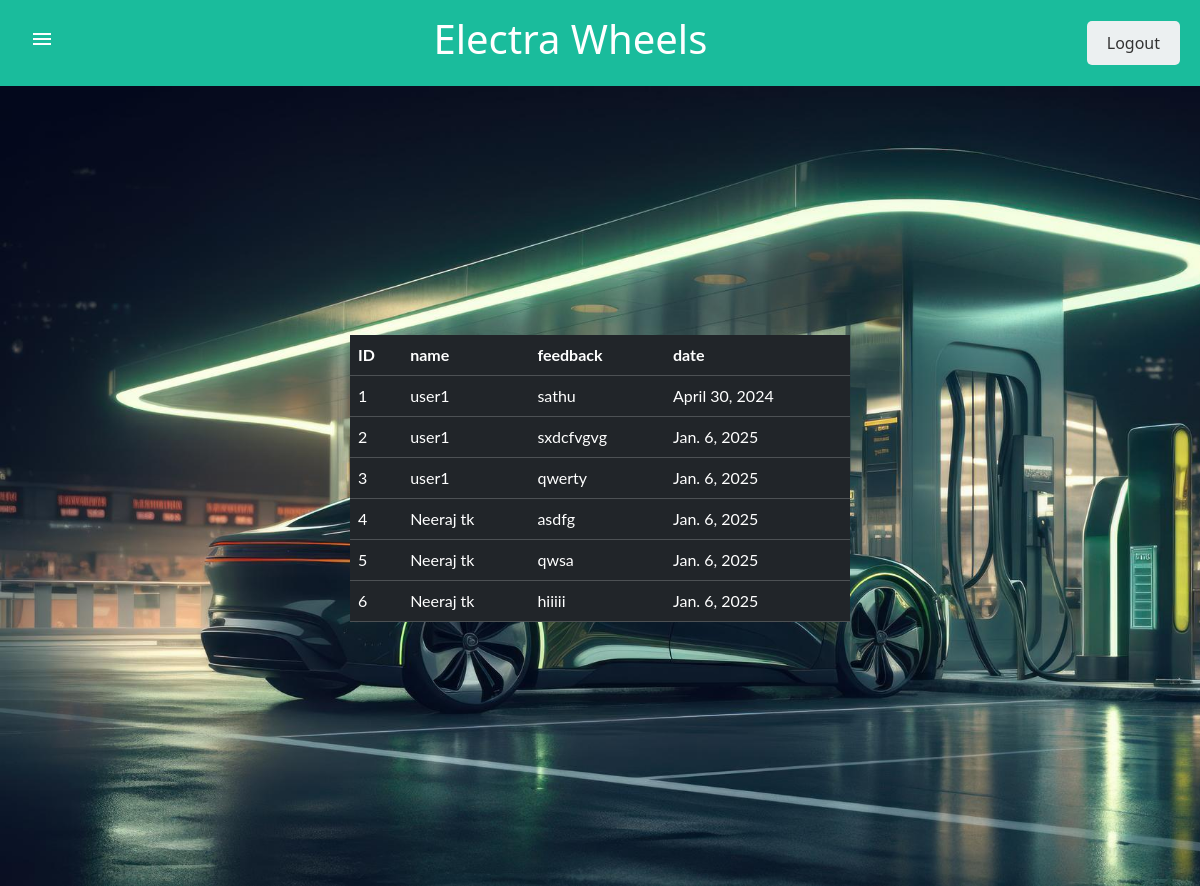
/feedback/, run on an earlier commit of the app's database.
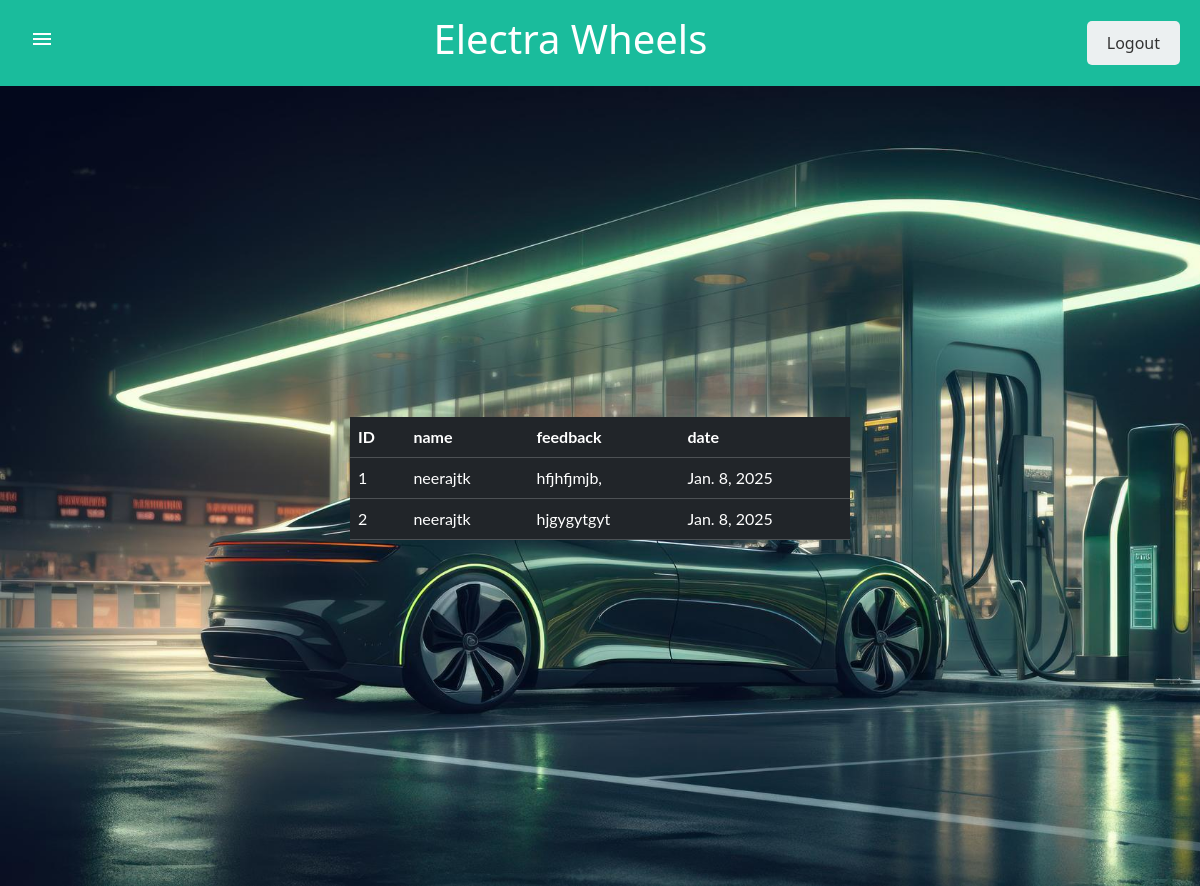
And on a later commit of the database.
### evapp/models.py (models this page shows)
class FeedbackTable(models.Model):
    USER = models.ForeignKey(UserTable, on_delete=models.CASCADE)
    Chargingstation = models.ForeignKey(StationTable, on_delete=models.CASCADE,null=True,blank=True)
    Feedback = models.CharField(max_length=30, blank=True, null=True)
    Date = models.DateField(auto_now_add=True, blank=True,null=True )
    Rate = models.CharField(max_length=30, blank=True ,null=True)

class UserTable(models.Model):
    LOGIN=models.ForeignKey(Logintable, on_delete=models.CASCADE)
    Name = models.CharField(max_length=30, blank=True, null=True)
    Address = models.CharField(max_length=300, blank=True, null=True)
    Phone= models.BigIntegerField(null=True, blank=True)
    Email = models.CharField(max_length=30, blank=True, null=True)
    Vehiclenumber = models.CharField(max_length=30, blank=True, null=True)

### evapp/views.py (the view)
# urls.py: path('feedback/',FeedbackPage.as_view(), name="feedback"),
class FeedbackPage(View):
    login_url='/'
    def get(self,request):
        obj= FeedbackTable.objects.all()
        return render(request, 'feedbacktable.html',{'obj':obj})

### template/feedbacktable.html
{% extends 'admin_home.html'%}
{%block body%}
<div class="body">
        <table class="table table-dark" style="width: 500px;">
        <tr>
            <th>ID</th>
            <th>name</th>
            <th>feedback</th>
            <th>date</th>
        </tr>
        {% for i in obj %}
        <tr>
            <td>{{ forloop.counter}}</td>
            <td>{{i.USER.Name}}</td>
            <td>{{i.Feedback}}</td>
            <td>{{i.Date}}</td>
        </tr>
        {% endfor %}
    </table>
</div>
    {% endblock %}

What changed in the data, as far as the page shows it:
removed FeedbackTable: USER.Name "user1", Feedback "sathu", Date "April 30, 2024"
removed FeedbackTable: USER.Name "user1", Feedback "sxdcfvgvg", Date "Jan. 6, 2025"
removed FeedbackTable: USER.Name "user1", Feedback "qwerty", Date "Jan. 6, 2025"
removed FeedbackTable: USER.Name "Neeraj tk", Feedback "asdfg", Date "Jan. 6, 2025"
removed FeedbackTable: USER.Name "Neeraj tk", Feedback "qwsa", Date "Jan. 6, 2025"
removed FeedbackTable: USER.Name "Neeraj tk", Feedback "hiiiii", Date "Jan. 6, 2025"
added FeedbackTable: USER.Name "neerajtk", Feedback "hfjhfjmjb,", Date "Jan. 8, 2025"
added FeedbackTable: USER.Name "neerajtk", Feedback "hjgygytgyt", Date "Jan. 8, 2025"
